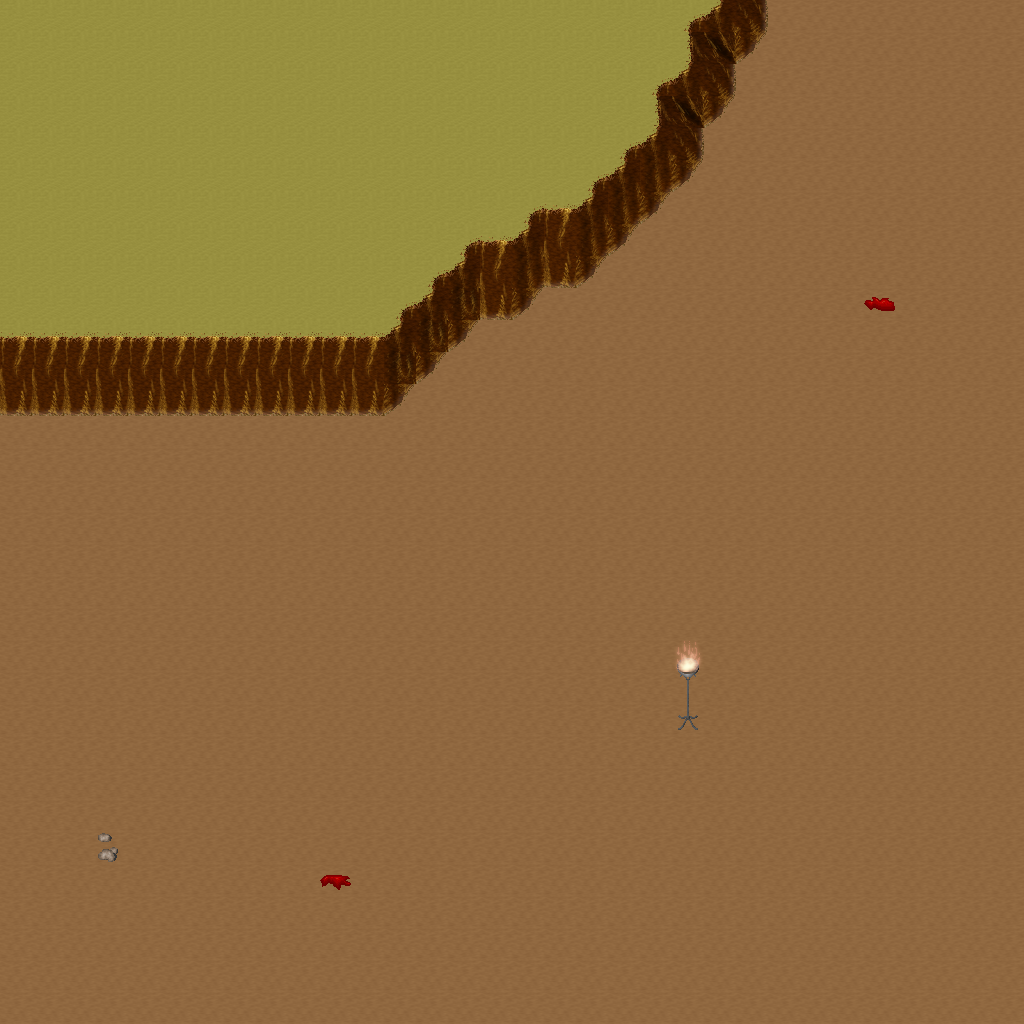

Below is a game level as drawn by its tile map, then a one-line description and the .tmx that defines it (tile-layer data replaced by summaries):
An orthogonal 32x32 tile map with 32x32 px tiles, 5 tile layers (Ground, Objects, Objects2, Above, ...), 1 hidden layer not drawn, 31 tilesets.

<map version="1.10" tiledversion="1.11.0" orientation="orthogonal" renderorder="right-down" width="32" height="32" tilewidth="32" tileheight="32" infinite="0" nextlayerid="11" nextobjectid="1">
 <tileset firstgid="1" name="ground_ground" tilewidth="32" tileheight="32" tilecount="33" columns="3">
  <image source="../drawable/ground_ground.png" width="96" height="352" />
 </tileset>
 <tileset firstgid="34" name="ground_ridge_earth_dark" tilewidth="32" tileheight="32" tilecount="96" columns="12">
  <image source="../drawable/ground_ridge_earth_dark.png" width="384" height="256" />
 </tileset>
 <tileset firstgid="130" name="furniture_light_iron_lamp" tilewidth="32" tileheight="32" tilecount="3" columns="1">
  <image source="../drawable/furniture_light_iron_lamp.png" width="32" height="96" />
 </tileset>
 <tileset firstgid="133" name="furniture_light_dark_torch" tilewidth="32" tileheight="32" tilecount="8" columns="2">
  <image source="../drawable/furniture_light_dark_torch.png" width="64" height="128" />
 </tileset>
 <tileset firstgid="141" name="furniture_light_flames" tilewidth="32" tileheight="32" tilecount="6" columns="6">
  <image source="../drawable/furniture_light_flames.png" width="192" height="32" />
 </tileset>
 <tileset firstgid="147" name="item_corpse_skeleton" tilewidth="32" tileheight="32" tilecount="4" columns="2">
  <image source="../drawable/item_corpse_skeleton.png" width="64" height="64" />
 </tileset>
 <tileset firstgid="151" name="item_blood_floor_stains_2" tilewidth="32" tileheight="32" tilecount="4" columns="2">
  <image source="../drawable/item_blood_floor_stains_2.png" width="64" height="64" />
 </tileset>
 <tileset firstgid="155" name="item_chest_large" tilewidth="32" tileheight="32" tilecount="8" columns="4">
  <image source="../drawable/item_chest_large.png" width="128" height="64" />
 </tileset>
 <tileset firstgid="163" name="item_armor_sword_rack" tilewidth="32" tileheight="32" tilecount="4" columns="2">
  <image source="../drawable/item_armor_sword_rack.png" width="64" height="64" />
 </tileset>
 <tileset firstgid="167" name="item_armor_weapons_rack" tilewidth="32" tileheight="32" tilecount="18" columns="9">
  <image source="../drawable/item_armor_weapons_rack.png" width="288" height="64" />
 </tileset>
 <tileset firstgid="185" name="item_pot_barrel_tall" tilewidth="32" tileheight="32" tilecount="2" columns="1">
  <image source="../drawable/item_pot_barrel_tall.png" width="32" height="64" />
 </tileset>
 <tileset firstgid="187" name="item_pot_pot_tall" tilewidth="32" tileheight="32" tilecount="2" columns="1">
  <image source="../drawable/item_pot_pot_tall.png" width="32" height="64" />
 </tileset>
 <tileset firstgid="189" name="ground_rock_pebbles" tilewidth="32" tileheight="32" tilecount="3" columns="1">
  <image source="../drawable/ground_rock_pebbles.png" width="32" height="96" />
 </tileset>
 <tileset firstgid="192" name="item_corpse_skull_dark" tilewidth="32" tileheight="32" tilecount="2" columns="2">
  <image source="../drawable/item_corpse_skull_dark.png" width="64" height="32" />
 </tileset>
 <tileset firstgid="194" name="ground_ladder_horizontal_dark" tilewidth="32" tileheight="32" tilecount="3" columns="1">
  <image source="../drawable/ground_ladder_horizontal_dark.png" width="32" height="96" />
 </tileset>
 <tileset firstgid="197" name="ground_fire_fire" tilewidth="32" tileheight="32" tilecount="27" columns="3">
  <image source="../drawable/ground_fire_fire.png" width="96" height="288" />
 </tileset>
 <tileset firstgid="224" name="ground_cobbled_paving" tilewidth="32" tileheight="32" tilecount="1" columns="1">
  <image source="../drawable/ground_cobbled_paving.png" width="32" height="32" />
 </tileset>
 <tileset firstgid="225" name="plant_stump_int_small_stump" tilewidth="32" tileheight="32" tilecount="1" columns="1">
  <image source="../drawable/plant_stump_int_small_stump.png" width="32" height="32" />
 </tileset>
 <tileset firstgid="226" name="furniture_table_tree_stump_table" tilewidth="32" tileheight="32" tilecount="4" columns="2">
  <image source="../drawable/furniture_table_tree_stump_table.png" width="64" height="64" />
 </tileset>
 <tileset firstgid="230" name="logic_collision" tilewidth="32" tileheight="32" tilecount="1" columns="1">
  <image source="../drawable/logic_collision.png" width="32" height="32" />
 </tileset>
 <tileset firstgid="231" name="ground_ladder_vertical_dark" tilewidth="32" tileheight="32" tilecount="3" columns="3">
  <image source="../drawable/ground_ladder_vertical_dark.png" width="96" height="32" />
 </tileset>
 <tileset firstgid="234" name="logic_creature_animal" tilewidth="32" tileheight="32" tilecount="32" columns="8">
  <image source="../drawable/logic_creature_animal.png" width="256" height="128" />
 </tileset>
 <tileset firstgid="266" name="logic_creature_human_barbarian" tilewidth="32" tileheight="32" tilecount="7" columns="7">
  <image source="../drawable/logic_creature_human_barbarian.png" width="224" height="32" />
 </tileset>
 <tileset firstgid="273" name="ground_ladder_steps" tilewidth="32" tileheight="32" tilecount="6" columns="3">
  <image source="../drawable/ground_ladder_steps.png" width="96" height="64" />
 </tileset>
 <tileset firstgid="279" name="logic_portal" tilewidth="32" tileheight="32" tilecount="24" columns="8">
  <image source="../drawable/logic_portal.png" width="256" height="96" />
 </tileset>
 <tileset firstgid="303" name="ground_earth_edges_yellowgreen" tilewidth="32" tileheight="32" tilecount="15" columns="5">
  <image source="../drawable/ground_earth_edges_yellowgreen.png" width="160" height="96" />
 </tileset>
 <tileset firstgid="318" name="plant_grasses" tilewidth="32" tileheight="32" tilecount="6" columns="3">
  <image source="../drawable/plant_grasses.png" width="96" height="64" />
 </tileset>
 <tileset firstgid="324" name="light_yellow_light_5x5" tilewidth="32" tileheight="32" tilecount="25" columns="5">
  <image source="../drawable/light_yellow_light_5x5.png" width="160" height="160" />
 </tileset>
 <tileset firstgid="349" name="light_dim_yellow_light_7x5" tilewidth="32" tileheight="32" tilecount="35" columns="7">
  <image source="../drawable/light_dim_yellow_light_7x5.png" width="224" height="160" />
 </tileset>
 <tileset firstgid="384" name="item_firewood" tilewidth="32" tileheight="32" tilecount="12" columns="3">
  <image source="../drawable/item_firewood.png" width="96" height="128" />
 </tileset>
 <tileset firstgid="396" name="logic_creature_insect" tilewidth="32" tileheight="32" tilecount="5" columns="5">
  <image source="../drawable/logic_creature_insect.png" width="160" height="32" />
 </tileset>
 <layer id="1" name="Ground" width="32" height="32">
  <data>[1024 cells, 1024 non-empty, 3 distinct tile ids]</data>
 </layer>
 <layer id="2" name="Objects" width="32" height="32">
  <data>[1024 cells, 85 non-empty, 16 distinct tile ids]</data>
 </layer>
 <layer id="3" name="Objects2" width="32" height="32">
  <data>[1024 cells, 4 non-empty, 2 distinct tile ids]</data>
 </layer>
 <layer id="4" name="Above" width="32" height="32">
  <data>[1024 cells, 2 non-empty, 2 distinct tile ids]</data>
 </layer>
 <layer id="5" name="Above2" width="32" height="32">
  <data>[1024 cells, 1 non-empty, 1 distinct tile ids]</data>
 </layer>
 <layer id="6" name="Walkable" width="32" height="32" visible="0">
  <data>[1024 cells, 76 non-empty, 1 distinct tile ids]</data>
 </layer>
 <objectgroup id="7" name="Mapevents" />
 <objectgroup id="8" name="Spawn" />
 <objectgroup id="9" name="Keys" />
 <objectgroup id="10" name="Replace" />
</map>
